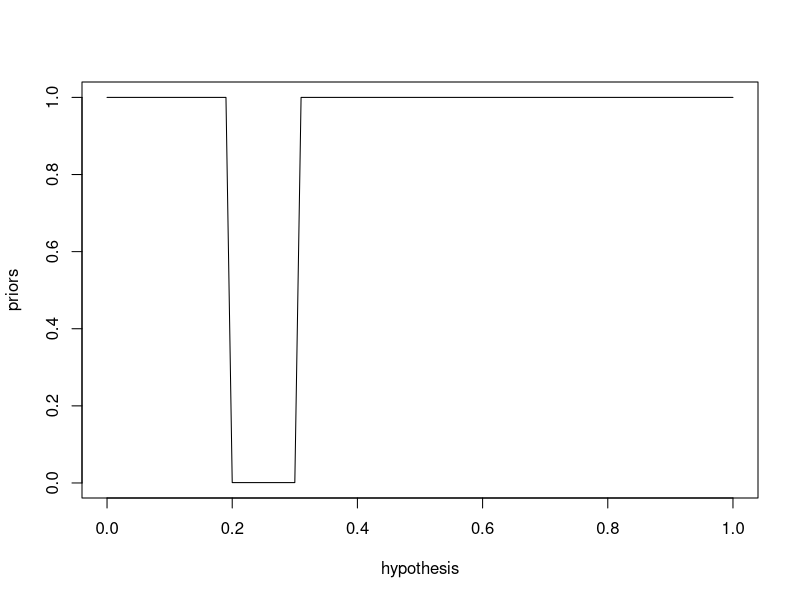
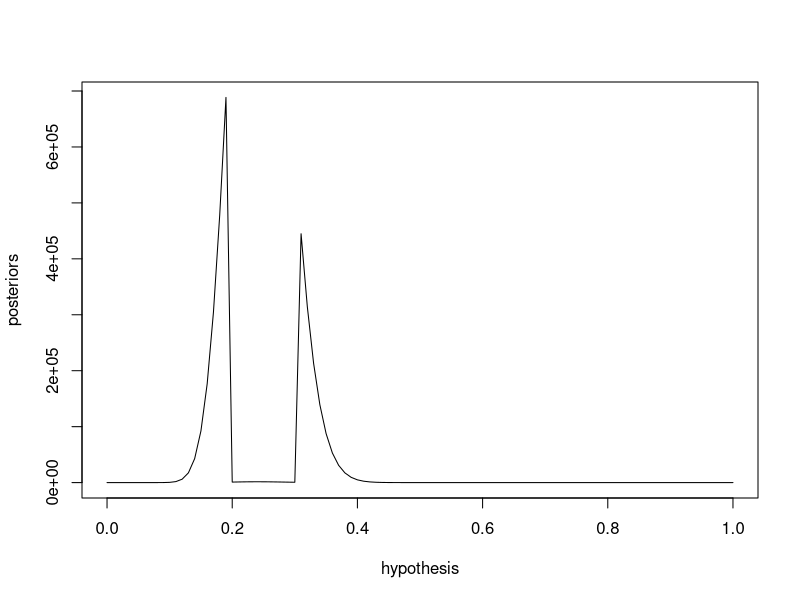
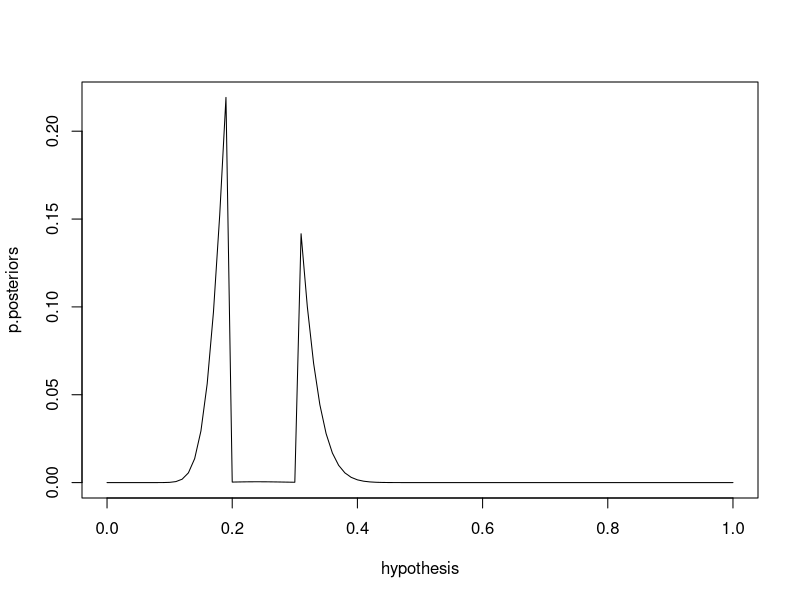
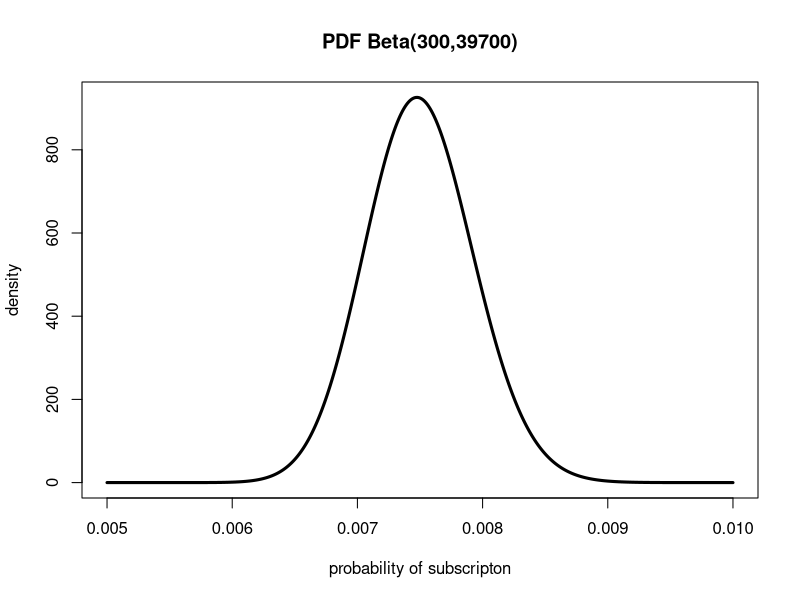
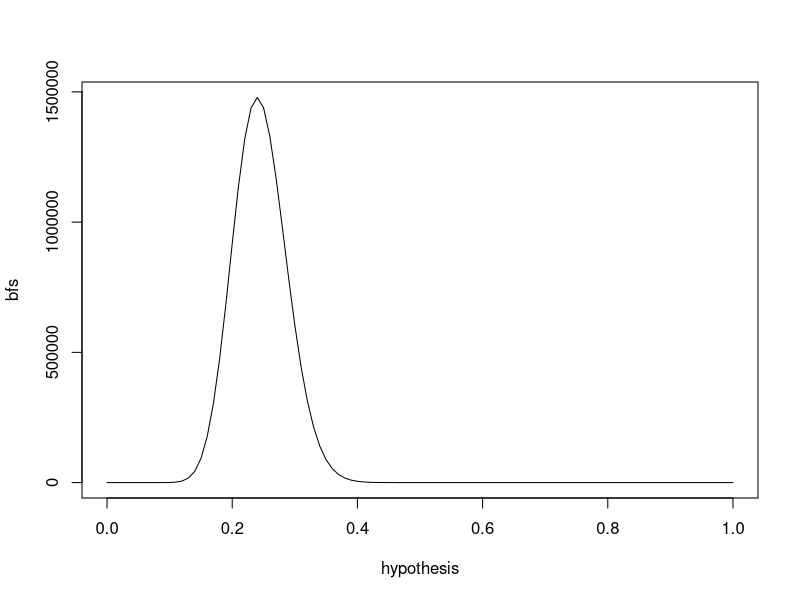

The R script that drew these images, in order:
setwd("~/GitHub/BAYES_R_MARKDOWN")

pbinom(0,100,0.00720,lower.tail=FALSE)

integrate (function(p) dbeta(p,14,27),0,0.5)

integrate (function(x) dbeta(x,5,1195),0.005,1)

integrate(function(x) dnorm(x,mean=20.6,sd=1.62),10,18)

xs <- seq(0.005,0.01,by=0.00001)
png("PDF_plot.png") 
plot(xs,dbeta(xs,300,40000-300),type="l",lwd=3,
     ylab="density",
     xlab="probability of subscripton",
     main="PDF Beta(300,39700)")
dev.off()

pbeta(0.0065,300,39700)

pbeta(1,300,39700) - pbeta(0.0085,300,39700)

pbinom(3,5,0.5)

qbeta(0.999,300,39700)

n.trials <- 100000
prior.alpha <- 3
prior.beta <- 7
a.samples <- rbeta(n.trials,36+prior.alpha,114+prior.beta)
b.samples <- rbeta(n.trials,50+prior.alpha,100+prior.beta)
p.b_superior <- sum(b.samples > a.samples)/n.trials

p.b_superior  

pbinom(24,100,0.5)

dx <- 0.01
hypothesis <- seq(0,1,by=dx)
bayes.factor <- function (h_top,h_bottom) {
  ((h_top)^24*(1-h_top)^76)/((h_bottom)^24*(1-h_bottom)^76)
}

bfs <- bayes.factor(hypothesis,0.5)
png("all_possible_hypotheses_plot.png")
plot(hypothesis,bfs,type="l")
dev.off()
max(bfs)
hypothesis[which.max(bfs)]

priors <- ifelse(hypothesis >=0.2 & hypothesis <=0.3, 1/1000,1)
plot(hypothesis,priors,type="l")
posteriors <-priors*bfs
plot(hypothesis,posteriors,type="l")

sum(posteriors)
p.posteriors <- posteriors/sum(posteriors)
sum(p.posteriors)
plot(hypothesis,p.posteriors,type="l")

sum(p.posteriors[which(hypothesis < 0.5)])
sum(p.posteriors*hypothesis)
hypothesis[which.max(p.posteriors)]